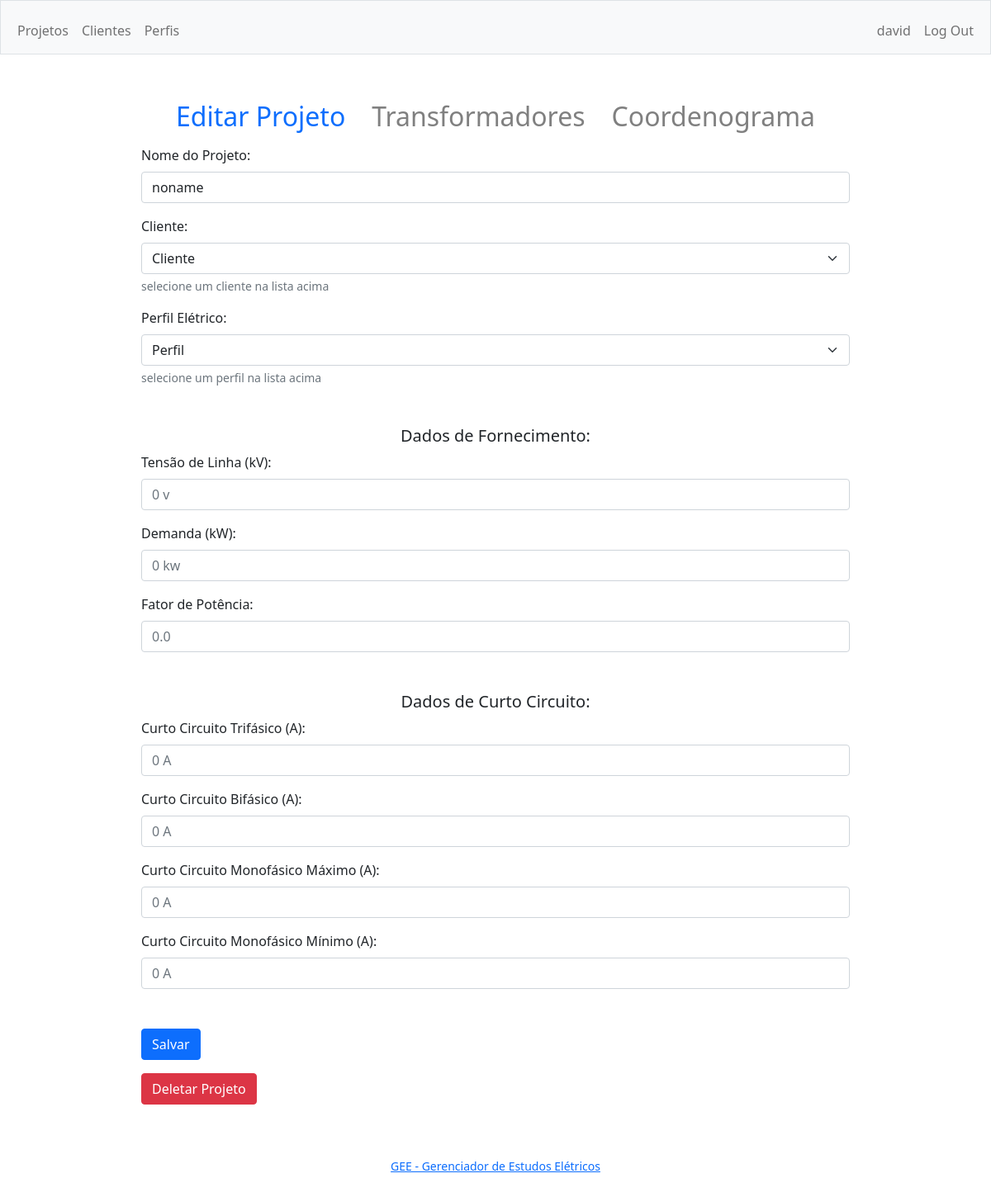
The page /project?id=73&go=project (signed in) on the database as committed earlier.
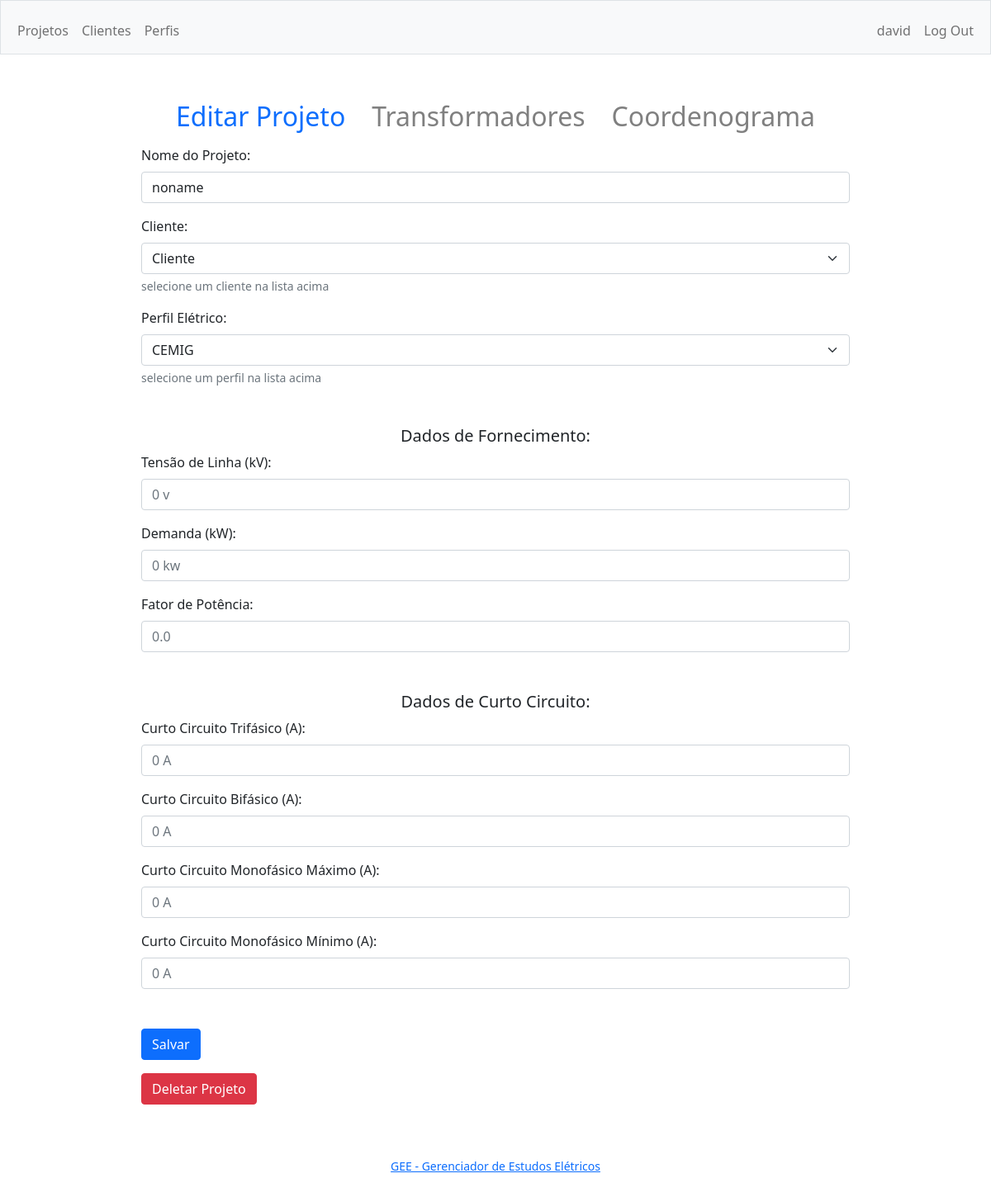
The same page on the database as committed later.
### tables this page shows
CREATE TABLE projects (
id INTEGER PRIMARY KEY AUTOINCREMENT NOT NULL,
user_id INTEGER,
createddate TEXT,
modifieddate TEXT,
name TEXT,
customer_id NUMERIC,
profile_id NUMERIC,
tri_sc NUMERIC,
    bi_sc NUMERIC,
    lg_sc_max NUMERIC,
lg_sc_min NUMERIC,
voltage NUMERIC,
demand NUMERIC,
pf NUMERIC);

CREATE TABLE profiles (
id INTEGER PRIMARY KEY AUTOINCREMENT NOT NULL,
user_id INTEGER,
createddate TEXT,
modifieddate TEXT,
name TEXT,
threshold_factor NUMERIC,
n_factor_threshold NUMERIC,
max_n_threshold NUMERIC,
inansi_factor NUMERIC,
iansi_time NUMERIC,
mag_oil_factor NUMERIC,
mag_dry_factor NUMERIC,
trip_factor NUMERIC,
n_trip_factor NUMERIC,
delay_50 NUMERIC
);

### app.py (the view)
@app.route("/project", methods=["GET", "POST"])
@login_required
def project():
    if request.method == "POST":
        delete = request.form.get("delete")
        if delete != None:
            db.execute("DELETE FROM projects WHERE id = ? AND user_id = ?", delete, session["user_id"])
            db.execute("DELETE FROM transformers WHERE project_id = ?", delete)
            flash("Projeto Deletado", 'alert-primary')
            return redirect("/")
        id = request.form.get("id")
        if id:
            db.execute("SELECT id FROM projects WHERE id = ? AND user_id = ?", id, session["user_id"])[0]
        parameter_list = ["name", "customer_id", "profile_id", "voltage", "demand", "pf", "tri_sc", "bi_sc", "lg_sc_max", "lg_sc_min"]
        parameter = {}
        for item in parameter_list:
            parameter[item] = request.form.get(item)
        if not parameter["name"]: parameter["name"] = "noname"
        now = datetime.now()
        if not id:
            id = db.execute("INSERT INTO projects (user_id, createddate) VALUES (?, ?)", session["user_id"], now)
        db.execute("UPDATE projects SET modifieddate = ? WHERE id = ? AND user_id = ?", now, id, session["user_id"])
        for item in parameter_list:
            string = "UPDATE projects SET " + item + " = ? WHERE id = ? AND user_id = ?"
            db.execute(string, parameter[item], str(id), str(session["user_id"]))
        transformersData = db.execute("SELECT id FROM transformers WHERE project_id = ?", id)
        for transformer in transformersData:
            t_id = str(transformer["id"])
            kva = request.form.get("kva_" + t_id)
            impedance = request.form.get("impedance_" + t_id)
            type = request.form.get("type_" + t_id)
            if not type:
                type = 0
            db.execute("UPDATE transformers SET power_kva = ?, impedance = ?, type = ? WHERE id = ?", kva, impedance, type, t_id)
        add_tr = request.form.get("add_tr")
        if (add_tr == "1"):
            db.execute("INSERT INTO transformers (project_id, power_kva, impedance, type) VALUES (?, ?, ?, ?)", id, "0", "0", None)
        delete_tr = request.form.get("delete_tr")
        if delete_tr:
            db.execute("DELETE FROM transformers WHERE id = ? AND project_id = ?", delete_tr, id)
        page_id = request.form.get("page_id")
        flash(parameter["name"] + " salvo", 'alert-primary')
        if page_id == "diagram":
            return redirect("/diagram?id=" + str(id))
        return redirect("/project?id=" + str(id) + "&go=" + page_id)
    else:
        customersData = db.execute("SELECT id, name FROM customers WHERE user_id = ?", session["user_id"])
        profilesData = db.execute("SELECT id, name FROM profiles WHERE user_id = ?", session["user_id"])
        go = request.args.get("go")
        id = request.args.get("id")
        if id:
            projectData = db.execute("SELECT * FROM projects WHERE id = ? and user_id = ?", id, session["user_id"])[0]
            transformersData = db.execute("SELECT * FROM transformers WHERE project_id = ?", id)
        else:
            projectData = None
            transformersData = None
        return render_template("project.html", go=go, customersData=customersData, profilesData=profilesData, projectData=projectData, transformersData=transformersData)

### app.py (called while the page is built)
def login_required(f):
    @wraps(f)
    def decorated_function(*args, **kwargs):
        if session.get("user_id") is None:
            return redirect("/login")
        return f(*args, **kwargs)
    return decorated_function

@app.after_request
def after_request(response):
    response.headers["Cache-Control"] = "no-cache, no-store, must-revalidate"
    response.headers["Expires"] = 0
    response.headers["Pragma"] = "no-cache"
    return response

### templates/project.html (shortened to what the changed rows need)
{% extends "layout.html" %}
{% block main %}
<ul class="nav justify-content-center">
    <li>
        <a class="nav-link" id="itemNavShowProject" onclick="showProjectForm()" href="#">
            <h2>{% if projectData.name %}Editar Projeto{% else %}Create New Project{% endif %}</h2>
        </a>
    </li>
    <li>
        <a class="nav-link" id="itemNavShowTransformer" onclick="showTransformerForm()" href="#">
            <h2>Transformadores</h2>
        </a>
    </li>
    <li>
        <a class="nav-link" id="itemNavShowDiagram" style="color: gray" onclick="showDiagram()" href="#">
            <h2>Coordenograma</h2>
        </a>
    </li>
</ul>
<div class="container w-75 mb-3">
    <form name="projectFormAll" action="/project" method="post">
        <div id="projectForm">
            <div class="mb-3">
                <label for="name" class="form-label">Nome do Projeto:</label>
                <input class="form-control " name="name" placeholder="name" type="text" {% if projectData %}
                    value="{{projectData.name}}" {% endif %}>
            </div>
            <div class="mb-5">
                <label for="profile_id" class="form-label">Perfil Elétrico:</label>
                <select class="form-select " name="profile_id">
                    <option disabled="" {% if not projectData.profile_id %} selected="" {% endif %}>Perfil</option>
                    {% for profile in profilesData %}
                    <option value="{{profile.id}}" {%if projectData.profile_id==profile.id %} selected="" {% endif %}>
                        {{profile.name}}</option>
                    {% endfor %}
                </select>
                <div class="form-text">selecione um perfil na lista acima</div>
            </div>
        </div>
    </form>
</div>
{% endblock %}

Rows that differ between the two databases and show on the page:
changed projects "noname": profile_id (not shown) → "CEMIG"
Other text that changed with them:
form field profile_id: "Perfil" → (not shown)
